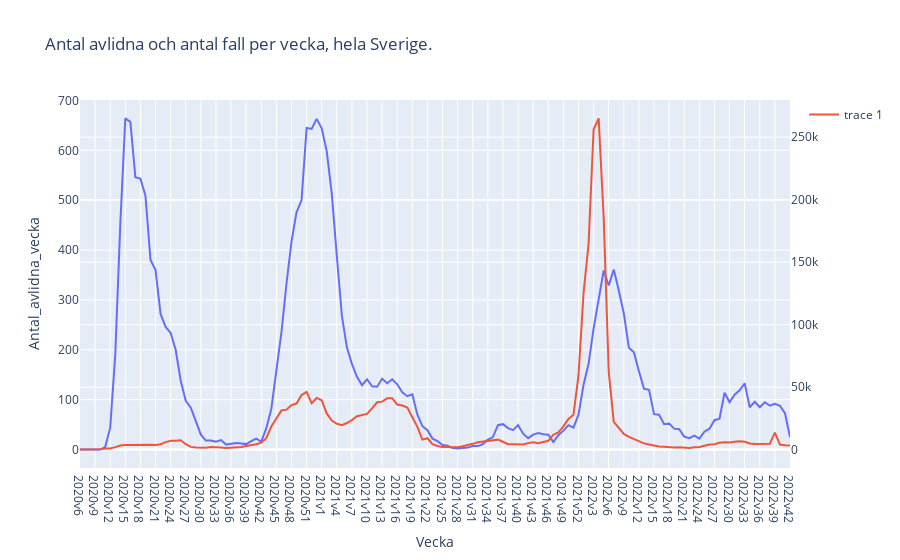

Notebook source saved alongside this figure:
### Code cell
# 1e Plotly Express:
x=covid['Vecka']
y1=covid['Antal_avlidna_vecka']
y2=covid['Antal_fall_vecka']

fig = px.line(covid, x=x, y=y1, title='1e: Antal avlidna och antal fall per vecka, hela Sverige.')
fig.add_scatter(x=x, y=y2, yaxis='y2', mode='lines')
fig.update_layout(yaxis2=dict(overlaying="y", side="right"))
fig.show()

### Figure 1 — Plotly figure (JSON) as saved in the notebook; plotly's stock layout.template omitted (floating-point values rounded to 4 significant figures; data arrays with more than 128 entries replaced by an {"elided": "..."} marker saying what was removed)
{"data": [{"hovertemplate": "Vecka=%{x}<br>Antal_avlidna_vecka=%{y}<extra></extra>", "legendgroup": "", "line": {"color": "#636efa", "dash": "solid"}, "marker": {"symbol": "circle"}, "mode": "lines", "name": "", "orientation": "v", "showlegend": false, "type": "scatter", "x": {"elided": "142 str values"}, "xaxis": "x", "y": {"elided": "142 int values"}, "yaxis": "y"}, {"mode": "lines", "type": "scatter", "x": {"elided": "142 str values"}, "y": {"elided": "142 int values"}, "yaxis": "y2"}], "layout": {"legend": {"tracegroupgap": 0}, "title": {"text": "Antal avlidna och antal fall per vecka, hela Sverige."}, "xaxis": {"anchor": "y", "domain": [0, 1], "title": {"text": "Vecka"}}, "yaxis": {"anchor": "x", "domain": [0, 1], "title": {"text": "Antal_avlidna_vecka"}}, "yaxis2": {"overlaying": "y", "side": "right"}}}
